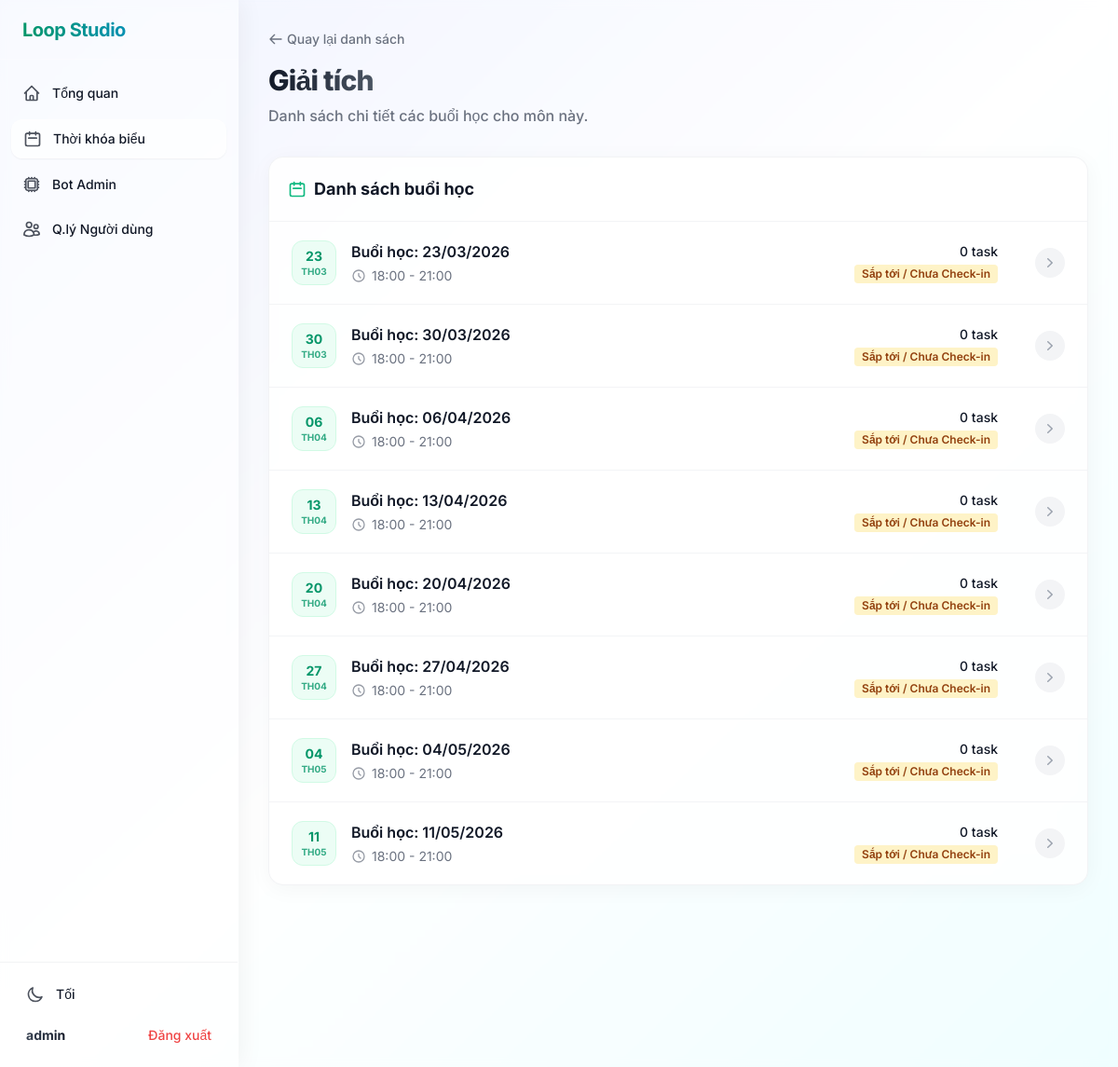
The page /schedule/1/sessions (signed in) on the database its author committed.
### src/models/schedule.py (models this page shows)
class ScheduleSession(db.Model):
    __tablename__ = "schedule_sessions"
    id = db.Column(db.Integer, primary_key=True)
    schedule_id = db.Column(db.Integer, db.ForeignKey("schedules.id"), nullable=False)
    session_date = db.Column(db.Date, nullable=False)  # Ngày cụ thể
    start_time = db.Column(db.Time, nullable=False)
    end_time = db.Column(db.Time, nullable=False)
    reminder_sent = db.Column(db.Boolean, default=False)
    created_at = db.Column(db.DateTime, default=datetime.utcnow)
    check_ins = db.relationship("CheckIn", backref="session", cascade="all, delete-orphan")
    tasks = db.relationship("Task", backref="session", cascade="all, delete-orphan")

### src/routes/schedule.py (the view)
@schedule_bp.route("/<int:id>/sessions")
@login_required
def schedule_sessions(id):
    schedule = Schedule.query.get_or_404(id)
    sessions = ScheduleSession.query.filter_by(schedule_id=id).order_by(
        ScheduleSession.session_date, ScheduleSession.start_time
    ).all()
    return render_template("schedule/sessions.html", schedule=schedule, sessions=sessions)

### src/templates/schedule/sessions.html (shortened to what this page needs)
{% extends "base.html" %}
{% block content %}
<div class="space-y-6 lg:space-y-8 animate-[fadeIn_0.5s_ease-out]">
    <div class="flex flex-col md:flex-row md:items-end justify-between gap-4 md:gap-6">
        <div class="space-y-1 md:space-y-2">
            <a href="{{ url_for('schedule.index') }}" class="inline-flex items-center text-sm font-medium text-gray-500 hover:text-gray-700 dark:text-gray-400 dark:hover:text-gray-300 transition-colors mb-2">
                <svg class="w-4 h-4 mr-1" fill="none" stroke="currentColor" viewBox="0 0 24 24">
                    <path stroke-linecap="round" stroke-linejoin="round" stroke-width="2" d="M10 19l-7-7m0 0l7-7m-7 7h18"></path>
                </svg>
                Quay lại danh sách
            </a>
            <h1 class="text-3xl md:text-3xl font-extrabold tracking-tight">
                <span class="bg-clip-text text-transparent bg-gradient-to-r from-gray-900 to-gray-600 dark:from-white dark:to-gray-300">
                </span>
            </h1>
            <p class="text-sm md:text-base text-gray-500 dark:text-gray-400 font-medium max-w-2xl">
                Danh sách chi tiết các buổi học cho môn này.
            </p>
        </div>
    </div>
    <div class="bg-white/80 dark:bg-gray-800/80 backdrop-blur-xl shadow-[0_4px_24px_rgba(0,0,0,0.04)] dark:shadow-[0_4px_24px_rgba(0,0,0,0.2)] border border-gray-200/50 dark:border-gray-700/50 sm:rounded-2xl overflow-hidden relative">
        <div class="p-5 border-b border-gray-100 dark:border-gray-700/50">
            <h2 class="text-lg font-bold text-gray-900 dark:text-white flex items-center">
                <svg class="w-5 h-5 text-brand-500 mr-2" fill="none" stroke="currentColor" viewBox="0 0 24 24">
                    <path stroke-linecap="round" stroke-linejoin="round" stroke-width="2" d="M8 7V3m8 4V3m-9 8h10M5 21h14a2 2 0 002-2V7a2 2 0 00-2-2H5a2 2 0 00-2 2v12a2 2 0 002 2z"></path>
                </svg>
                Danh sách buổi học
            </h2>
        </div>
        {% if sessions %}
        <ul role="list" class="divide-y divide-gray-100 dark:divide-gray-700/50">
            {% for s in sessions %}
            <li class="relative transition-colors duration-200 hover:bg-gray-50 dark:hover:bg-gray-700/50 group">
                <a href="{{ url_for('schedule.session_detail', session_id=s.id) }}" class="flex justify-between gap-x-6 px-4 py-5 sm:px-6">
                    <div class="flex min-w-0 gap-x-4 items-center">
                        <div class="shrink-0 w-12 h-12 rounded-xl bg-brand-50 dark:bg-brand-900/40 text-brand-600 dark:text-brand-300 flex flex-col items-center justify-center font-bold border border-brand-100 dark:border-brand-800/50 group-hover:bg-brand-100 dark:group-hover:bg-brand-800/60 transition-colors">
                            <span class="text-sm leading-none">{{ s.session_date.strftime('%d') }}</span>
                            <span class="text-[10px] leading-none uppercase mt-1 opacity-80">Th{{ s.session_date.strftime('%m') }}</span>
                        </div>
                        <div class="min-w-0 flex-auto">
                            <p class="text-base font-semibold text-gray-900 dark:text-white group-hover:text-brand-600 dark:group-hover:text-brand-400 transition-colors">
                                Buổi học: {{ s.session_date.strftime('%d/%m/%Y') }}
                            </p>
                            <p class="mt-1 flex items-center text-sm text-gray-500 dark:text-gray-400">
                                <svg class="w-4 h-4 mr-1.5 opacity-70" fill="none" stroke="currentColor" viewBox="0 0 24 24">
                                    <path stroke-linecap="round" stroke-linejoin="round" stroke-width="2" d="M12 8v4l3 3m6-3a9 9 0 11-18 0 9 9 0 0118 0z"></path>
                                </svg>
                                {{ s.start_time.strftime('%H:%M') }} - {{ s.end_time.strftime('%H:%M') }}
                            </p>
                        </div>
                    </div>
                    <div class="flex shrink-0 items-center justify-end gap-x-6">
                        <div class="hidden sm:flex sm:flex-col sm:items-end mr-4 text-right">
                            <p class="text-sm font-medium text-gray-900 dark:text-gray-300">{{ s.tasks|length }} task</p>
                            {% if s.check_ins %}
                                <p class="mt-1 text-xs font-semibold px-2 py-0.5 rounded bg-emerald-100 text-emerald-800 dark:bg-emerald-900/40 dark:text-emerald-300">Đã Check-in</p>
                            {% else %}
                                <p class="mt-1 text-xs font-semibold px-2 py-0.5 rounded bg-amber-100 text-amber-800 dark:bg-amber-900/40 dark:text-amber-300">Sắp tới / Chưa Check-in</p>
                            {% endif %}
                        </div>
                        <div class="h-8 w-8 rounded-full bg-gray-100 dark:bg-gray-800 flex items-center justify-center text-gray-400 group-hover:text-brand-600 group-hover:bg-brand-50 dark:group-hover:bg-brand-900/30 transition-all">
                            <svg class="h-5 w-5" viewBox="0 0 20 20" fill="currentColor">
                                <path fill-rule="evenodd" d="M7.21 14.77a.75.75 0 01.02-1.06L11.168 10 7.23 6.29a.75.75 0 111.04-1.08l4.5 4.25a.75.75 0 010 1.08l-4.5 4.25a.75.75 0 01-1.06-.02z" clip-rule="evenodd" />
                            </svg>
                        </div>
                    </div>
                </a>
            </li>
            {% endfor %}
        </ul>
        {% endif %}
    </div>
</div>
{% endblock %}

### src/templates/base.html (shortened to what this page needs)
<!DOCTYPE html>
<html lang="vi"
    x-data="{ darkMode: localStorage.getItem('theme') === 'dark' || (!('theme' in localStorage) && window.matchMedia('(prefers-color-scheme: dark)').matches) }"
    x-init="$watch('darkMode', val => localStorage.setItem('theme', val ? 'dark' : 'light'))"
    :class="{ 'dark': darkMode }">
<head>
    <script src="https://cdn.tailwindcss.com"></script>
</head>
<body class="bg-gradient-to-br from-indigo-50 via-white to-cyan-50 dark:from-gray-900 dark:via-gray-800 dark:to-slate-900 text-gray-900 dark:text-gray-100 transition-colors duration-200 antialiased selection:bg-brand-500 selection:text-white min-h-screen">
    <div class="flex h-screen overflow-hidden bg-white/20 dark:bg-black/20 backdrop-blur-sm" x-data="{ sidebarOpen: false }">
        {% if current_user.is_authenticated %}
        <aside class="hidden lg:flex flex-col w-64 flex-shrink-0 bg-white/40 dark:bg-gray-800/40 backdrop-blur-md border-r border-white/20 dark:border-gray-700/50 transition-colors duration-200 shadow-[4px_0_24px_rgba(0,0,0,0.05)] dark:shadow-[4px_0_24px_rgba(0,0,0,0.2)]">
            <div class="h-16 flex items-center px-6 border-b border-white/20 dark:border-gray-700/50">
                <span class="text-xl font-bold bg-clip-text text-transparent bg-gradient-to-r from-brand-600 to-cyan-600 dark:from-brand-400 dark:to-cyan-400 tracking-tight">Loop Studio</span>
            </div>
            <nav class="flex-1 overflow-y-auto py-4 px-3 space-y-2">
                <a href="{{ url_for('main.dashboard') }}"
                    class="flex items-center px-3 py-2.5 text-sm font-medium rounded-xl hover:bg-white/50 dark:hover:bg-gray-700/50 hover:shadow-sm transition-all duration-200 ">
                    Tổng quan
                </a>
                <a href="{{ url_for('schedule.index') }}"
                    class="flex items-center px-3 py-2.5 text-sm font-medium rounded-xl hover:bg-white/50 dark:hover:bg-gray-700/50 hover:shadow-sm transition-all duration-200 {% if 'schedule' in request.endpoint %}bg-white/60 text-brand-700 dark:bg-gray-700/60 dark:text-brand-300 shadow-sm border border-white/40 dark:border-gray-600/50{% endif %}">
                    <svg class="mr-3 h-5 w-5 opacity-75" fill="none" stroke="currentColor" viewBox="0 0 24 24">
                        <path stroke-linecap="round" stroke-linejoin="round" stroke-width="2" d="M8 7V3m8 4V3m-9 8h10M5 21h14a2 2 0 002-2V7a2 2 0 00-2-2H5a2 2 0 00-2 2v12a2 2 0 002 2z"></path>
                    </svg>
                    Thời khóa biểu
                </a>
                {% if current_user.is_admin %}
                <a href="{{ url_for('bot_admin.index') }}"
                    class="flex items-center px-3 py-2.5 text-sm font-medium rounded-xl hover:bg-white/50 dark:hover:bg-gray-700/50 hover:shadow-sm transition-all duration-200 ">
                    Bot Admin
                </a>
                <a href="{{ url_for('bot_admin.users_list') }}"
                    class="flex items-center px-3 py-2.5 text-sm font-medium rounded-xl hover:bg-white/50 dark:hover:bg-gray-700/50 hover:shadow-sm transition-all duration-200 ">
                    Q.lý Người dùng
                </a>
                {% endif %}
            </nav>
            <div class="p-4 border-t border-gray-200/50 dark:border-gray-700/50 space-y-2">
                <button @click="darkMode = !darkMode"
                    class="w-full flex items-center px-3 py-2 text-sm font-medium rounded-md hover:bg-gray-100 dark:hover:bg-gray-700 transition-colors duration-150">
                    <svg x-show="!darkMode" class="mr-3 h-5 w-5 opacity-75" fill="none" stroke="currentColor" viewBox="0 0 24 24">
                        <path stroke-linecap="round" stroke-linejoin="round" stroke-width="2" d="M20.354 15.354A9 9 0 018.646 3.646 9.003 9.003 0 0012 21a9.003 9.003 0 008.354-5.646z"></path>
                    </svg>
                    <span x-text="darkMode ? 'Sáng' : 'Tối'"></span>
                </button>
                <div class="flex items-center justify-between px-3 py-2 mt-4">
                    <span class="text-sm font-bold bg-clip-text text-transparent bg-gradient-to-r from-gray-700 to-gray-900 dark:from-gray-300 dark:to-white">{{ current_user.username[:12] }}</span>
                    <a href="{{ url_for('auth.logout') }}" class="text-sm text-red-500 hover:text-red-700 dark:text-red-400 dark:hover:text-red-300 transition-colors font-medium">Đăng xuất</a>
                </div>
            </div>
        </aside>
        {% endif %}
        <main class="flex-1 overflow-y-auto w-full relative min-h-screen">
            <div class="container mx-auto px-4 sm:px-6 lg:px-8 py-8 h-full max-w-7xl pt-16 lg:pt-8">
                {% block content %}{% endblock %}
            </div>
        </main>
    </div>
</body>
</html>

### src/templates/base.html (style rules this page uses)
body { font-family: 'Inter', sans-serif; }

### rows shown on the page
ScheduleSession: session_date "23", session_date "03", session_date "23/03/2026", start_time "18:00", end_time "21:00", tasks|length "0"
ScheduleSession: session_date "30", session_date "03", session_date "30/03/2026", start_time "18:00", end_time "21:00", tasks|length "0"
ScheduleSession: session_date "06", session_date "04", session_date "06/04/2026", start_time "18:00", end_time "21:00", tasks|length "0"
ScheduleSession: session_date "13", session_date "04", session_date "13/04/2026", start_time "18:00", end_time "21:00", tasks|length "0"
ScheduleSession: session_date "20", session_date "04", session_date "20/04/2026", start_time "18:00", end_time "21:00", tasks|length "0"
ScheduleSession: session_date "27", session_date "04", session_date "27/04/2026", start_time "18:00", end_time "21:00", tasks|length "0"
ScheduleSession: session_date "04", session_date "05", session_date "04/05/2026", start_time "18:00", end_time "21:00", tasks|length "0"
ScheduleSession: session_date "11", session_date "05", session_date "11/05/2026", start_time "18:00", end_time "21:00", tasks|length "0"
